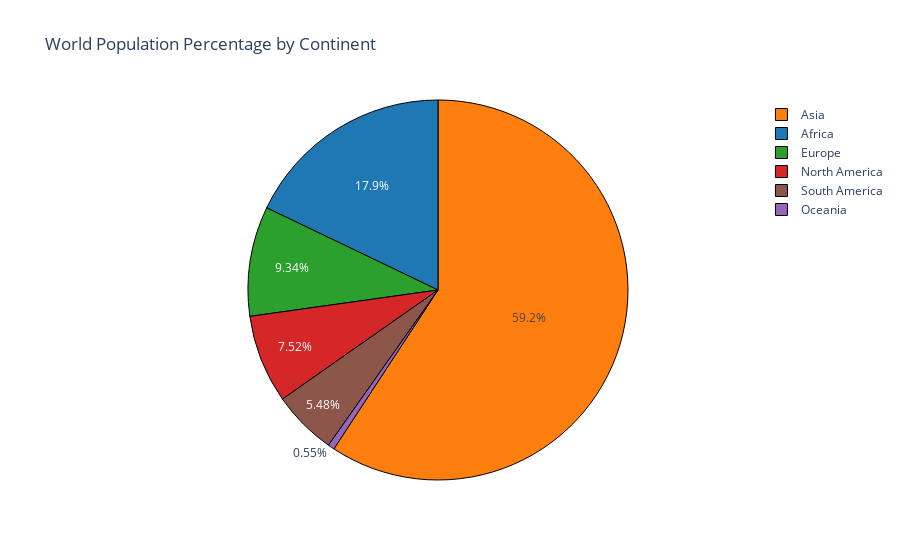

The notebook cell saved with this chart:
### Code cell
#Create the pie chart
fig = go.Figure(data=[go.Pie(labels=continent_population_percentage['Continent'],values=continent_population_percentage['World Population Percentage'])])

#update layout
fig.update_layout(
    title='World Population Percentage by Continent',
    template='plotly',
    paper_bgcolor='white',
    plot_bgcolor='white'
)

#updat pie colors
fig.update_traces(marker=dict(colors=custom_palette, line=dict(color='black',width=1)))

#show the plot
fig.show()

### Figure 1 — Plotly figure (JSON) as saved in the notebook; plotly's stock layout.template omitted (floating-point values rounded to 4 significant figures)
{"data": [{"labels": ["Africa", "Asia", "Europe", "North America", "Oceania", "South America"], "marker": {"colors": ["#1f77b4", "#ff7f0e", "#2ca02c", "#d62728", "#9467bd", "#8c564b"], "line": {"color": "black", "width": 1}}, "type": "pie", "values": [17.87, 59.19, 9.33, 7.51, 0.55, 5.48]}], "layout": {"paper_bgcolor": "white", "plot_bgcolor": "white", "title": {"text": "World Population Percentage by Continent"}}}
